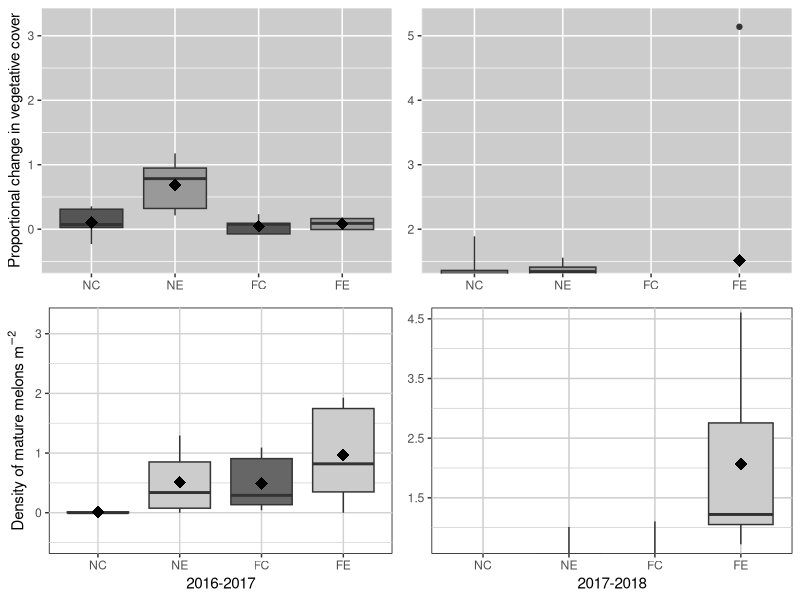

Reproduce this figure in R.
#This code will generate the zoomed in panels used in Figure 4 that are combined with full axes plots to create the final figure (w y axis breaks)

library(ggplot2)
library(gridExtra)

#Basis for Figure 4 
nara.ag <- read.csv("Data/NaraMultiYear_Data.csv", header=T)

#Arrange Experiment combination factors for better plotting
nara.ag$Combo<-as.factor(nara.ag$Combo)
nara.ag$Combo2 <- factor(nara.ag$Combo, levels = levels(nara.ag$Combo)[c(3,4,1,2)])

#Figure 4
Green17<-ggplot(nara.ag, aes(x=Combo2, y=Gr17m16.16Green, fill = Treatment, color = Location)) + 
  geom_boxplot()+
  coord_cartesian(ylim=c(-0.5, 3.25))+
  scale_fill_manual(values=c("#555555", "#999999")) +
  scale_color_manual(values = c("#333333", "#333333"))+
  guides(color='none')+
  ylab("Proportional change in vegetative cover")+
  labs(x=NULL)+
  stat_summary(fun=mean, geom="point", shape=18, size=4, color="black", fill="black")+
  theme(legend.position = "none") + 
  theme(panel.background = element_rect(fill = "#CCCCCC", color = "white", size = 0.5, linetype = "solid"))


Green18<-ggplot(nara.ag, aes(x=Combo2, y=Gr18m17.17Green, fill = Treatment, color = Location)) + 
  geom_boxplot()+
  coord_cartesian(ylim=c(-0.5, 3.25))+
  coord_cartesian(ylim=c(1.5, 5.25))+  ### note: the commented out graphical parameters here are used in the replotting needed for the axis breaks.
  scale_y_continuous(breaks=seq(1,6, 1))+
  scale_fill_manual(values=c("#666666", "#999999")) +
  scale_color_manual(values = c("#333333", "#333333"))+
  ylab("")+
  labs(x=NULL)+
  labs(y=NULL)+
  stat_summary(fun=mean, geom="point", shape=18, size=4, color="black", fill="black")+
  theme(legend.position = "none")+ 
  theme(panel.background = element_rect(fill = "#CCCCCC", color = "white", size = 0.5, linetype = "solid"))


Fruit17<-ggplot(nara.ag, aes(x=Combo2, y=Mature1N17.17Green, fill = Treatment, color = Location)) + 
  geom_boxplot()+
  coord_cartesian(ylim=c(-0.5, 3.25))+
  scale_fill_manual(values=c("#666666", "#CCCCCC")) +
  scale_color_manual(values = c("#333333", "#333333"))+
  ylab(expression(paste("Density of mature melons ", m^-2)))+
  theme(legend.position = "none")+ 
  theme(panel.background = element_rect(fill = "#FFFFFF", color = "black", size = 0.5, linetype = "solid"),
        panel.grid.major = element_line(size = 0.5, linetype = 'solid',
                                        color = "LightGray"), 
        panel.grid.minor = element_line(size = 0.25, linetype = 'solid',
                                        color = "LightGray"))+
  stat_summary(fun=mean, geom="point", shape=18, size=4, color="black", fill="black")+
  xlab("2016-2017")

Fruit18<-ggplot(nara.ag, aes(x=Combo2, y=Mature1N18.18Green, fill = Treatment, color = Location)) + 
  geom_boxplot()+
  coord_cartesian(ylim=c(-0.5, 3.25))+
  coord_cartesian(ylim=c(0.75, 4.5))+  ### note: the commented out graphical parameters here are used in the replotting needed for the axis breaks.
  scale_y_continuous(breaks=seq(1.5,4.5, 1))+
  scale_fill_manual(values=c("#666666", "#CCCCCC")) +
  scale_color_manual(values = c("#333333", "#333333"))+
  labs(y=NULL)+
  theme(legend.position = "none")+ 
  theme(panel.background = element_rect(fill = "#FFFFFF", color = "black", size = 0.5, linetype = "solid"),
        panel.grid.major = element_line(size = 0.5, linetype = 'solid',
                                        color = "#CCCCCC"), 
        panel.grid.minor = element_line(size = 0.25, linetype = 'solid',
                                        color = "#CCCCCC"))+
  stat_summary(fun=mean, geom="point", shape=18, size=4, color="black", fill="black")+
  xlab("2017-2018")

grid.arrange(Green17, Green18,Fruit17,Fruit18, nrow = 2)

fourpanel<-arrangeGrob(Green17, Green18,Fruit17,Fruit18, nrow = 2)
ggsave(file="Figures/Fig4_zoom2.png", fourpanel, width = 8, height = 8, dpi = 600, units = "in", device='png')
